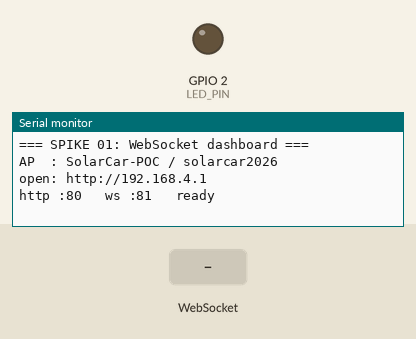
Recording of a sketch running on a simulated ESP32. Parts: output pins drawn as LEDs (lit = HIGH), the last lines printed to the serial monitor. Inputs (shaded band) come from the test bench. WiFi joins after 1.5 s; servers stay silent unless stated.

Above: at 1.5 s.
1.6 s: WebSocket text "1" received
At 2.0 s:
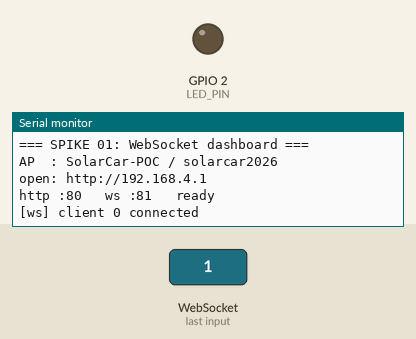
3.1 s: WebSocket text "T" received
At 4.3 s:
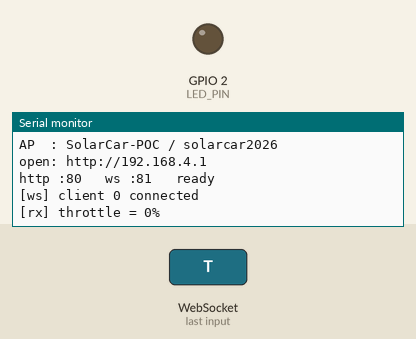
4.6 s: WebSocket text "D" received
At 5.5 s:
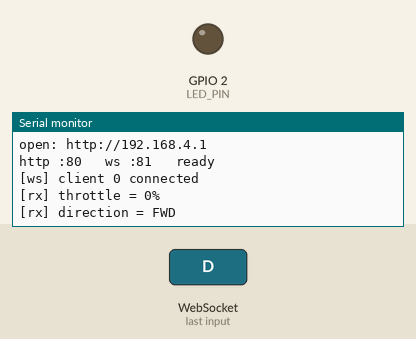

Measured:
- after the input at 1.6 s, the serial monitor: prints a new line at once (image 1)
- after the input at 3.1 s, the serial monitor: prints a new line at once (image 2)
- after the input at 4.6 s, the serial monitor: prints a new line at once (image 3)

The sketch:

01_ws_dashboard.ino
```cpp
/*
 * SPIKE 01 — Live web dashboard over WebSocket
 * ------------------------------------------------------------
 * Proves: ESP32 can serve a dashboard, push live telemetry to it at 10 Hz
 *         with smooth animation, AND receive control input back from it.
 *
 * Telemetry here is SIMULATED. No sensors required — only an ESP32.
 * Throttle from the dashboard drives the onboard LED brightness, so you
 * can see dashboard -> hardware without a scope.
 *
 * THROWAWAY CODE. Hardcoded pins, blocking-ish loop, no error handling.
 * Do not promote into firmware/ — promote the lesson, not the code.
 *
 * Library required (Arduino Library Manager):
 *   "WebSockets" by Markus Sattler
 *
 * Board: any ESP32 dev board. Tools > Board > ESP32 Dev Module.
 */

#include <WiFi.h>
#include <WebServer.h>
#include <WebSocketsServer.h>

// ----------------------------- config --------------------------------
#define AP_MODE 1                      // 1 = ESP makes its own network (no router needed)

const char *AP_SSID  = "SolarCar-POC";
const char *AP_PASS  = "solarcar2026";  // >= 8 chars

const char *STA_SSID = "YOUR_WIFI";     // only used if AP_MODE 0
const char *STA_PASS = "YOUR_PASS";

#define LED_PIN   2                     // onboard LED on most ESP32 devkits
#define LED_CH    0
#define TX_PERIOD 100                   // telemetry period, ms -> 10 Hz

// --------------------------- global state ----------------------------
WebServer        http(80);
WebSocketsServer ws(81);

int  g_throttle = 0;    // 0..100, set from dashboard
int  g_dir      = 1;    // 1 fwd, -1 rev
bool g_led      = false;

uint32_t g_lastTx = 0;
float    g_soc    = 88.0f;

// ------------------------------ page ---------------------------------
static const char PAGE[] PROGMEM = R"HTMLPAGE(
<!doctype html>
<html><head><meta charset="utf-8">
<meta name="viewport" content="width=device-width,initial-scale=1">
<title>Solar Car — Live</title>
<style>
  :root{
    --bg:#0d1117; --panel:#161b22; --line:#263041;
    --fg:#e6edf3; --dim:#8b949e;
    --accent:#f2b01e; --good:#3fb950; --cool:#58a6ff;
  }
  *{box-sizing:border-box}
  body{margin:0;background:var(--bg);color:var(--fg);
       font:14px/1.5 ui-sans-serif,system-ui,-apple-system,Segoe UI,Roboto,sans-serif;
       padding:16px;padding-block:20px}
  h1{font-size:17px;margin:0 0 2px;letter-spacing:.2px}
  .sub{color:var(--dim);font-size:12px;margin-bottom:18px}
  .pill{display:inline-block;padding:2px 9px;border-radius:20px;font-size:11px;
        font-weight:600;letter-spacing:.4px;text-transform:uppercase}
  .up{background:rgba(63,185,80,.15);color:var(--good)}
  .down{background:rgba(248,81,73,.15);color:#f85149}
  .grid{display:grid;gap:12px;grid-template-columns:repeat(auto-fit,minmax(150px,1fr));
        margin-bottom:12px}
  .card{background:var(--panel);border:1px solid var(--line);border-radius:10px;padding:14px}
  .lab{color:var(--dim);font-size:11px;text-transform:uppercase;letter-spacing:.6px}
  .val{font-size:26px;font-weight:650;font-variant-numeric:tabular-nums;
       transition:color .3s}
  .unit{font-size:13px;color:var(--dim);font-weight:400;margin-left:3px}
  .bar{height:5px;background:#21262d;border-radius:3px;overflow:hidden;margin-top:10px}
  .fill{height:100%;width:0;border-radius:3px;background:var(--accent);
        transition:width .25s cubic-bezier(.4,0,.2,1)}
  .wide{grid-column:1/-1}
  canvas{width:100%;height:120px;display:block}
  .ctl{display:flex;flex-wrap:wrap;gap:14px;align-items:center;margin-top:10px}
  input[type=range]{flex:1;min-width:160px;accent-color:var(--accent)}
  button{background:#21262d;color:var(--fg);border:1px solid var(--line);
         border-radius:7px;padding:7px 14px;font-size:13px;cursor:pointer;
         transition:background .15s,border-color .15s}
  button:hover{background:#2d333b}
  button.on{background:var(--accent);border-color:var(--accent);color:#0d1117;font-weight:600}
  .needle{transition:transform .25s cubic-bezier(.4,0,.2,1);transform-origin:100px 100px}
  @media (prefers-color-scheme:light){}
</style></head><body>

<h1>Solar Car — Live Telemetry</h1>
<div class="sub">Spike 01 · WebSocket · simulated data ·
  <span id="st" class="pill down">connecting</span></div>

<div class="grid">
  <div class="card">
    <div class="lab">Speed</div>
    <div class="val"><span id="kph">0.0</span><span class="unit">km/h</span></div>
    <div class="bar"><div class="fill" id="kphb" style="background:var(--cool)"></div></div>
  </div>
  <div class="card">
    <div class="lab">Pack voltage</div>
    <div class="val"><span id="v">0.00</span><span class="unit">V</span></div>
    <div class="bar"><div class="fill" id="vb" style="background:var(--good)"></div></div>
  </div>
  <div class="card">
    <div class="lab">Current</div>
    <div class="val"><span id="i">0.00</span><span class="unit">A</span></div>
    <div class="bar"><div class="fill" id="ib"></div></div>
  </div>
  <div class="card">
    <div class="lab">PV power</div>
    <div class="val"><span id="w">0.00</span><span class="unit">W</span></div>
    <div class="bar"><div class="fill" id="wb"></div></div>
  </div>
</div>

<div class="grid">
  <div class="card">
    <div class="lab">State of charge</div>
    <svg viewBox="0 0 200 120" style="width:100%;max-width:100%;height:auto">
      <path d="M20 100 A80 80 0 0 1 180 100" fill="none" stroke="#21262d" stroke-width="12"
            stroke-linecap="round"/>
      <path id="arc" d="M20 100 A80 80 0 0 1 180 100" fill="none" stroke="var(--good)"
            stroke-width="12" stroke-linecap="round"
            stroke-dasharray="251.3" stroke-dashoffset="251.3"
            style="transition:stroke-dashoffset .4s ease-out"/>
      <line id="nd" class="needle" x1="100" y1="100" x2="100" y2="34"
            stroke="var(--fg)" stroke-width="2.5" stroke-linecap="round"/>
      <circle cx="100" cy="100" r="5" fill="var(--fg)"/>
      <text x="100" y="118" text-anchor="middle" fill="var(--dim)" font-size="13"
            font-family="sans-serif"><tspan id="soct">--</tspan>%</text>
    </svg>
  </div>
  <div class="card wide" style="min-width:0">
    <div class="lab">Power trace <span style="color:var(--accent)">— PV</span>
      <span style="color:var(--cool)">— load</span></div>
    <canvas id="cv"></canvas>
  </div>
</div>

<div class="card">
  <div class="lab">Control — dashboard to ESP32</div>
  <div class="ctl">
    <span style="width:74px">Throttle <b id="tv">0</b>%</span>
    <input id="th" type="range" min="0" max="100" value="0">
  </div>
  <div class="ctl">
    <button id="fw" class="on">Forward</button>
    <button id="rv">Reverse</button>
    <button id="ld">Headlight</button>
    <span style="color:var(--dim);font-size:12px">Throttle drives the onboard LED</span>
  </div>
</div>

<script>
const $=id=>document.getElementById(id);
let sock, pv=[], ld=[];

function connect(){
  sock = new WebSocket('ws://'+location.hostname+':81/');
  sock.onopen  = ()=>{ $('st').textContent='live';    $('st').className='pill up'; };
  sock.onclose = ()=>{ $('st').textContent='offline'; $('st').className='pill down';
                       setTimeout(connect,1200); };
  sock.onmessage = e=>paint(JSON.parse(e.data));
}

function paint(d){
  $('kph').textContent = d.kph.toFixed(1);
  $('v').textContent   = d.v.toFixed(2);
  $('i').textContent   = d.i.toFixed(2);
  $('w').textContent   = d.w.toFixed(2);
  $('kphb').style.width = Math.min(100, d.kph/8*100)+'%';
  $('vb').style.width   = Math.min(100,(d.v-3.0)/1.2*100)+'%';
  $('ib').style.width   = Math.min(100, d.i/2*100)+'%';
  $('wb').style.width   = Math.min(100, d.w/6*100)+'%';

  $('soct').textContent = d.soc.toFixed(0);
  $('arc').style.strokeDashoffset = (251.3*(1-d.soc/100)).toFixed(1);
  $('nd').style.transform = 'rotate('+(-90+d.soc*1.8)+'deg)';

  pv.push(d.w); ld.push(d.v*d.i);
  if(pv.length>140){pv.shift(); ld.shift();}
  draw();
}

function draw(){
  const c=$('cv'), g=c.getContext('2d'), r=devicePixelRatio||1;
  c.width=c.clientWidth*r; c.height=c.clientHeight*r; g.scale(r,r);
  const W=c.clientWidth, H=c.clientHeight, max=6;
  g.clearRect(0,0,W,H);
  g.strokeStyle='#21262d'; g.lineWidth=1;
  for(let k=1;k<4;k++){const y=H*k/4; g.beginPath(); g.moveTo(0,y); g.lineTo(W,y); g.stroke();}
  const line=(arr,col)=>{
    if(arr.length<2) return;
    g.strokeStyle=col; g.lineWidth=2; g.beginPath();
    arr.forEach((v,k)=>{
      const x=k/(140-1)*W, y=H-Math.min(1,v/max)*H*0.92-2;
      k?g.lineTo(x,y):g.moveTo(x,y);
    });
    g.stroke();
  };
  line(pv,'#f2b01e'); line(ld,'#58a6ff');
}

const send=m=>{ if(sock&&sock.readyState===1) sock.send(m); };
$('th').oninput = e=>{ $('tv').textContent=e.target.value; send('T'+e.target.value); };
$('fw').onclick = ()=>{ send('D1');  $('fw').classList.add('on'); $('rv').classList.remove('on'); };
$('rv').onclick = ()=>{ send('D-1'); $('rv').classList.add('on'); $('fw').classList.remove('on'); };
$('ld').onclick = ()=>{ const on=!$('ld').classList.contains('on');
                        $('ld').classList.toggle('on',on); send('L'+(on?1:0)); };
addEventListener('resize',draw);
connect();
</script>
</body></html>
)HTMLPAGE";

// ---------------------------- websocket ------------------------------
void onWsEvent(uint8_t num, WStype_t type, uint8_t *payload, size_t len) {
  if (type == WStype_CONNECTED) {
    Serial.printf("[ws] client %u connected\n", num);
    return;
  }
  if (type == WStype_DISCONNECTED) {
    Serial.printf("[ws] client %u gone\n", num);
    return;
  }
  if (type != WStype_TEXT) return;

  // Compact commands, not JSON — this is a spike. Real firmware uses JSON.
  //   T<0..100>  throttle     D<1|-1>  direction     L<0|1>  headlight
  char c = (char)payload[0];
  int  v = atoi((const char *)payload + 1);

  if (c == 'T') {
    g_throttle = constrain(v, 0, 100);
#if ESP_ARDUINO_VERSION_MAJOR >= 3
    ledcWrite(LED_PIN, map(g_throttle, 0, 100, 0, 255));
#else
    ledcWrite(LED_CH, map(g_throttle, 0, 100, 0, 255));
#endif
    Serial.printf("[rx] throttle = %d%%\n", g_throttle);
  } else if (c == 'D') {
    g_dir = (v < 0) ? -1 : 1;
    Serial.printf("[rx] direction = %s\n", g_dir > 0 ? "FWD" : "REV");
  } else if (c == 'L') {
    g_led = v;
    Serial.printf("[rx] headlight = %s\n", g_led ? "ON" : "OFF");
  }
}

// ---------------------------- telemetry ------------------------------
void pushTelemetry() {
  float t = millis() / 1000.0f;

  // Simulated plant. Enough motion to prove the animation path works.
  float kph = (g_throttle / 100.0f) * 7.5f * (0.94f + 0.06f * sinf(t * 3.1f));
  float amp = (g_throttle / 100.0f) * 1.6f + 0.05f;
  float pv  = 2.8f + 2.0f * sinf(t * 0.45f) + 0.25f * sinf(t * 5.0f);
  if (pv < 0) pv = 0;
  float vlt = 4.05f - 0.35f * amp - (100.0f - g_soc) * 0.008f;

  // Crude coulomb count so SOC visibly moves. Not a real SOC estimator.
  g_soc += ((pv / vlt) - amp) * (TX_PERIOD / 1000.0f) * 0.35f;
  g_soc = constrain(g_soc, 0.0f, 100.0f);

  char buf[160];
  snprintf(buf, sizeof(buf),
           "{\"kph\":%.2f,\"v\":%.3f,\"i\":%.3f,\"w\":%.2f,\"soc\":%.1f,\"dir\":%d}",
           kph, vlt, amp, pv, g_soc, g_dir);
  ws.broadcastTXT(buf);
}

// ------------------------------ setup --------------------------------
void setup() {
  Serial.begin(115200);
  delay(300);
  Serial.println("\n=== SPIKE 01: WebSocket dashboard ===");

#if ESP_ARDUINO_VERSION_MAJOR >= 3
  ledcAttach(LED_PIN, 5000, 8);
#else
  ledcSetup(LED_CH, 5000, 8);
  ledcAttachPin(LED_PIN, LED_CH);
#endif

#if AP_MODE
  WiFi.softAP(AP_SSID, AP_PASS);
  Serial.printf("AP  : %s / %s\n", AP_SSID, AP_PASS);
  Serial.printf("open: http://%s\n", WiFi.softAPIP().toString().c_str());
#else
  WiFi.begin(STA_SSID, STA_PASS);
  Serial.print("joining wifi");
  while (WiFi.status() != WL_CONNECTED) { Serial.print("."); delay(400); }
  Serial.printf("\nopen: http://%s\n", WiFi.localIP().toString().c_str());
#endif

  http.on("/", []() { http.send_P(200, "text/html", PAGE); });
  http.onNotFound([]() { http.send(404, "text/plain", "no"); });
  http.begin();

  ws.begin();
  ws.onEvent(onWsEvent);
  Serial.println("http :80   ws :81   ready");
}

void loop() {
  http.handleClient();
  ws.loop();

  uint32_t now = millis();
  if (now - g_lastTx >= TX_PERIOD) {
    g_lastTx = now;
    if (ws.connectedClients() > 0) pushTelemetry();
  }
}
```
